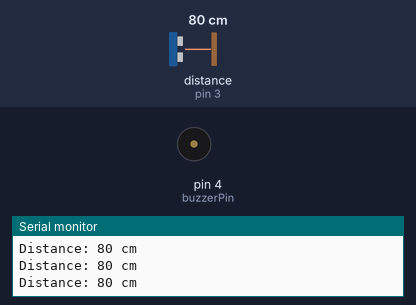
A sketch run on a simulated Arduino Uno, built with avr-gcc and run on an emulated ATmega328P. Parts: buzzer (waves = sounding, pin HIGH), the last lines printed to the serial monitor. Wiring (inferred from the names in the program): ultrasonic range finder: trigger pin 2; echo pin 3. The test bench sets the inputs (shaded band); at power-on: distance to the obstacle (sensor on pin 3) 80 cm. The echo pulse lasts 58.3 µs per cm; pins used as bus, display or sensor lines are not drawn.

Above: at 1.2 s.
1.3 s: distance to the obstacle (sensor on pin 3) set to 57 cm
2.8 s: distance to the obstacle (sensor on pin 3) set to 47 cm
At 3.03 s:
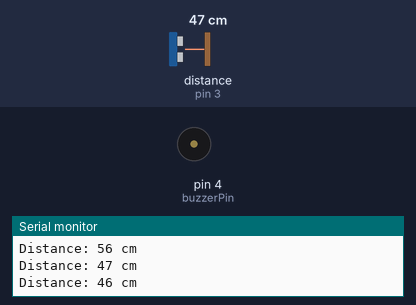
5.8 s: distance to the obstacle (sensor on pin 3) set to 60 cm
At 5.8 s:
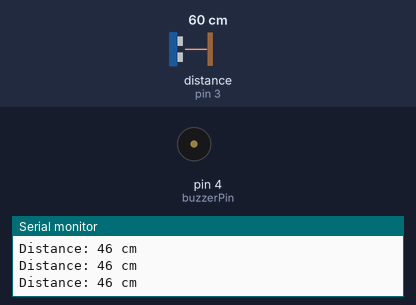
7.3 s: distance to the obstacle (sensor on pin 3) set to 2 cm
At 7.87 s:
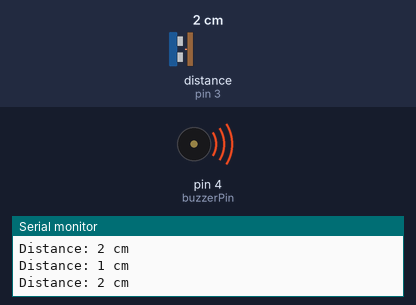
Timing chart, 0 to 11.3 s (numbered marks = the images above; inputs shaded):
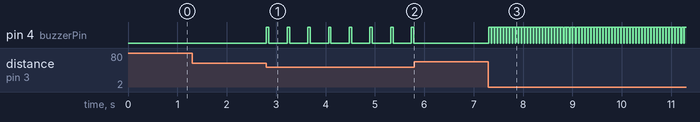

The sketch:

touca.ino
```cpp
#define trigPin 2      // Pin TRIG do Sensor Ultrassonico
#define echoPin 3      // Pin ECHO  do Sensor Ultrassonico
#define buzzerPin 4    // Pin + Buzzer
#define MAX_DIST   400   // alcance máximo do HC-SR04 em cm
#define TIMEOUT_US 30000 // 30 ms ≈ 500 cm de ida+volta

uint32_t duration;
uint32_t distance;

// ------- estado do buzzer ------//
unsigned long lastToggle  = 0;
bool          buzzerState = false;
bool          buzzerOn    = false; // fase atual: HIGH ou LOW
int           buzzerInterval = 0; // duração da fase atual em ms

// ── controle de print serial ─────//
unsigned long lastPrint = 0;
const int PRINT_INTERVAL = 200; // imprime a cada 200 ms

void setup() {
  pinMode(trigPin, OUTPUT);
  pinMode(echoPin, INPUT);
  pinMode(buzzerPin, OUTPUT);
  Serial.begin(115200);
}

void loop() {
  // Disparo do pulso ultrassônico
  digitalWrite(trigPin, LOW);
  delayMicroseconds(2);
  digitalWrite(trigPin, HIGH);
  delayMicroseconds(10);
  digitalWrite(trigPin, LOW);

  // Leitura echo
  duration = pulseIn(echoPin, HIGH, 30000); // 30ms = ~500cm

  distance = (duration == 0) ? 0 : duration / 58; // Converte para cm

  // ------- controle do serial print -----//
  unsigned long now = millis();
  if (now - lastPrint >= PRINT_INTERVAL) {
    lastPrint = now;
    if (distance == 0){
      Serial.println("Sem leitura (timeout)");}
    else {
      Serial.print("Distance: ");
      Serial.print(distance);
      Serial.println(" cm");
    }
  }

  // ── lógica do buzzer (não-bloqueante) ─────────────
  bool obstacle = (distance > 0 && distance <= 50);

  // Detecção de obstáculos com controle de intensidade do buzzer
  if (!obstacle){
    // sem obstáculo: desliga e reseta estado
    digitalWrite(buzzerPin, LOW);
    buzzerState = false;
    buzzerOn    = false;
   }

  else{
    int dist_c = constrain((int)distance, 1, 50);
    int pauseTime = map(dist_c, 6, 50, 50, 400); // 1 cm=50ms, 50 cm=400ms
    unsigned long elapsed = now - lastToggle;
    int phase = buzzerOn ? 50 : pauseTime;
     if (elapsed >= (unsigned long)phase) {
      buzzerOn    = !buzzerOn;
      lastToggle  = now;
      digitalWrite(buzzerPin, buzzerOn ? HIGH : LOW);
     }
  }

}
```

Measured:
- the behaviour switches between 52 and 51 cm on distance to the obstacle (sensor on pin 3) (found by bisection; images 0 and 1)
- after the input at 2.8 s, pin 4 (buzzerPin): alternates HIGH for 0.05 s and LOW for 0.37 s, starting at once
- after the input at 5.8 s, pin 4 (buzzerPin): stops changing and stays LOW
- after the input at 7.3 s, pin 4 (buzzerPin): alternates HIGH for 0.05 s and LOW for 0.01 s, starting at once
